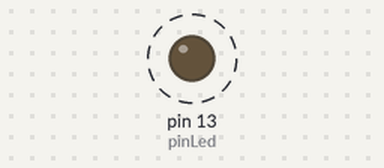
Simulated run of this sketch. Board: Arduino Uno, built with avr-gcc and run on an emulated ATmega328P. Parts: output pins drawn as LEDs (lit = HIGH). Dashed ring = blinking. What the sketch prints to the serial monitor is not drawn.

Above: at 0.5 s.
Timing chart, 0 to 4.6 s (numbered marks = the images above):
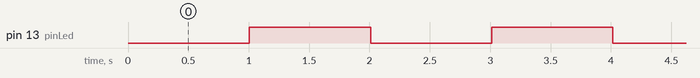

Measured:
- by itself, pin 13 (pinLed): alternates HIGH for 1.0 s and LOW for 1.0 s

The sketch:

lab_led.ino
```cpp
const int pinLed = 13;
int currentTime = 0;
int interval = 1000;
int lastTime = 0;
int ledValue = LOW;

void setup() {
    pinMode(pinLed, OUTPUT);
    Serial.begin(9600);
}


void loop() {

  currentTime= millis();

  if(currentTime - lastTime > interval)
  {
    ledValue = !ledValue;
    lastTime = currentTime;
    digitalWrite(pinLed, ledValue);

  }

  Serial.print(currentTime);
  Serial.print("\n");


}
```
